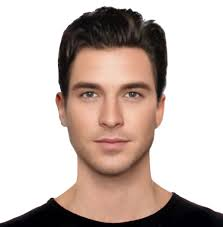
#> input picture ML/Day12/face.jpg, 223 x 227 px
$ python 10canny.py
#> lines starting #> are read from the running program, lines starting #| are printed output that depends on the picture
import cv2
import numpy as np
from matplotlib import pyplot as plt

img = cv2.imread('face.jpg',0)
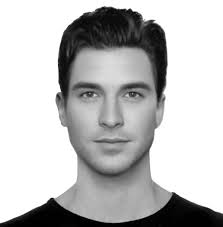
#> img: shape (227, 223); min 0, max 255, mean 189.4
edges = cv2.Canny(img,0,200)
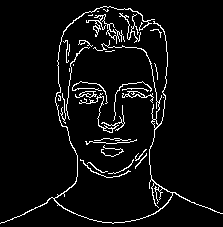
#> edges: shape (227, 223); 5.3% white in thin lines or dots
edges2 = cv2.Canny(img,100,200)
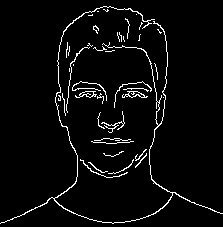
#> edges2: shape (227, 223); 4% white in thin lines or dots

pic=np.hstack((img,edges,edges2))
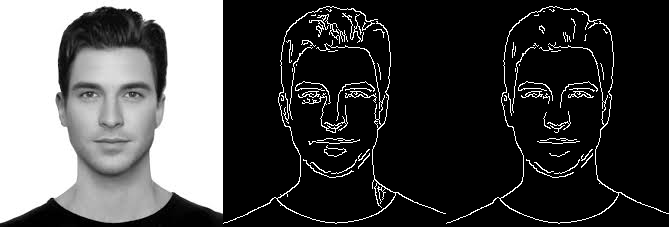
#> pic: shape (227, 669); min 0, max 255, mean 71

'''
plt.subplot(121),plt.imshow(img,cmap = 'gray')
plt.title('Original Image'), plt.xticks([]), plt.yticks([])
plt.subplot(122),plt.imshow(edges,cmap = 'gray')
plt.title('Edge Image'), plt.xticks([]), plt.yticks([])

plt.show()i
'''

cv2.imshow('dst',pic)
cv2.waitKey(0)
